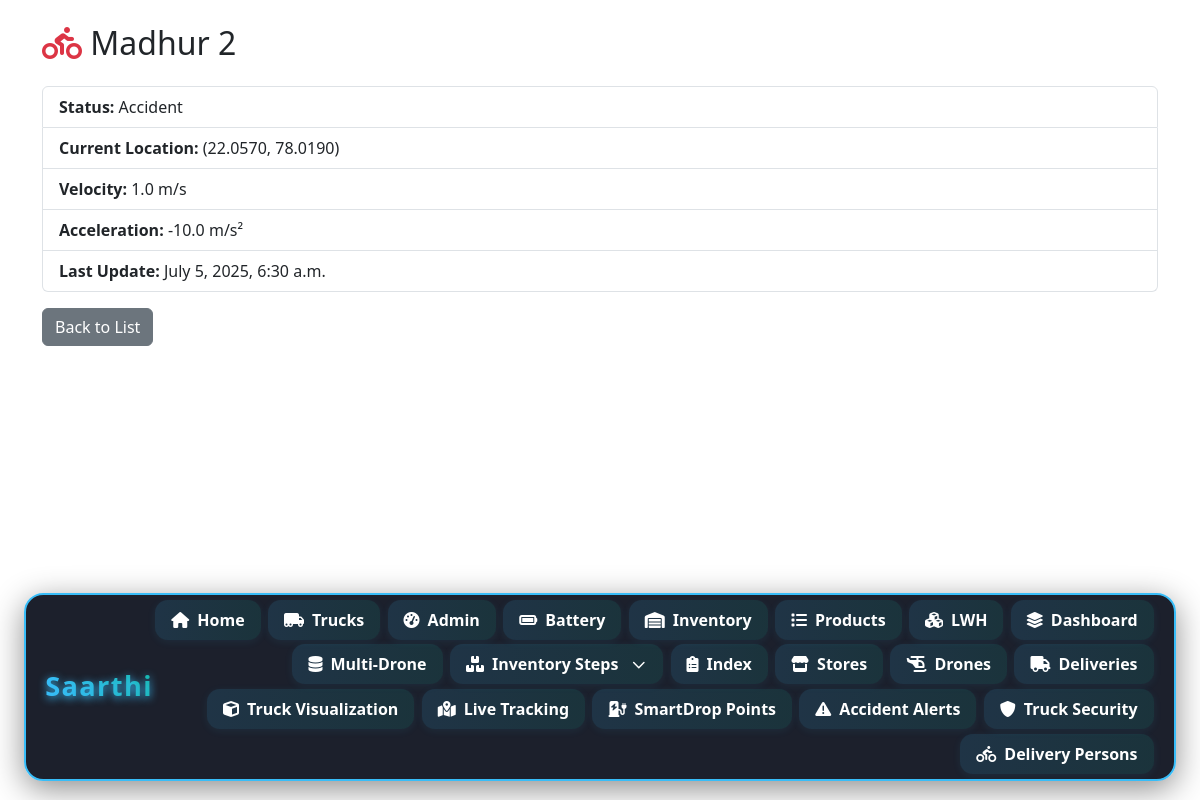
Screenshot of /inventory/persons/1/ with the database file from the repository.
### inventory/models.py (models this page shows, shortened)
class DeliveryPerson(models.Model):
    STATUS_CHOICES = [
        ('active', 'Active'),
        ('inactive', 'Inactive'),
        ('accident', 'Accident'),
        ('offline', 'Offline'),
    ]
    name = models.CharField(max_length=100)
    current_lat = models.FloatField(null=True, blank=True)
    current_lng = models.FloatField(null=True, blank=True)
    velocity = models.FloatField(default=0)  # m/s
    accel = models.FloatField(default=0)     # m/s^2
    status = models.CharField(max_length=20, choices=STATUS_CHOICES, default='active')
    last_update = models.DateTimeField(auto_now=True)
    mimic_accident = models.BooleanField(default=False)  # <-- Add this line
    accident_flag = models.BooleanField(default=False)
    accident_time = models.DateTimeField(null=True, blank=True)

### inventory/views.py (the view)
# urls.py: path('persons/<int:person_id>/', views.person_detail, name='person_detail'),
def person_detail(request, person_id):
    person = get_object_or_404(DeliveryPerson, id=person_id)
    return render(request, 'drone/person_detail.html', {'person': person})

### templates/drone/person_detail.html (shortened to what this page needs)
{% load static %}
<!DOCTYPE html>
<html>
<head>
    <link rel="stylesheet" href="https://cdn.jsdelivr.net/npm/bootstrap@5.3.0/dist/css/bootstrap.min.css"/>
</head>
<body class="container py-4">
    <h2 class="mb-4"><i class="fa-solid fa-person-biking text-danger"></i> {{ person.name }}</h2>
    <ul class="list-group mb-3">
        <li class="list-group-item"><b>Status:</b> {{ person.get_status_display }}</li>
        <li class="list-group-item"><b>Current Location:</b>
            {% if person.current_lat and person.current_lng %}
                ({{ person.current_lat|floatformat:4 }}, {{ person.current_lng|floatformat:4 }})
            {% else %}
                <span class="text-muted">Unknown</span>
            {% endif %}
        </li>
        <li class="list-group-item"><b>Velocity:</b> {{ person.velocity }} m/s</li>
        <li class="list-group-item"><b>Acceleration:</b> {{ person.accel }} m/s²</li>
        <li class="list-group-item"><b>Last Update:</b> {{ person.last_update }}</li>
    </ul>
    <a href="{% url 'person_list' %}" class="btn btn-secondary">Back to List</a>
    {% include "navbar.html" %}
</body>
</html>

### rows the page displays
DeliveryPerson: name "Madhur 2", status "Accident", current_lat "22.0570", current_lng "78.0190", velocity "1.0", accel "-10.0", last_update "July 5, 2025, 6:30 a.m."
